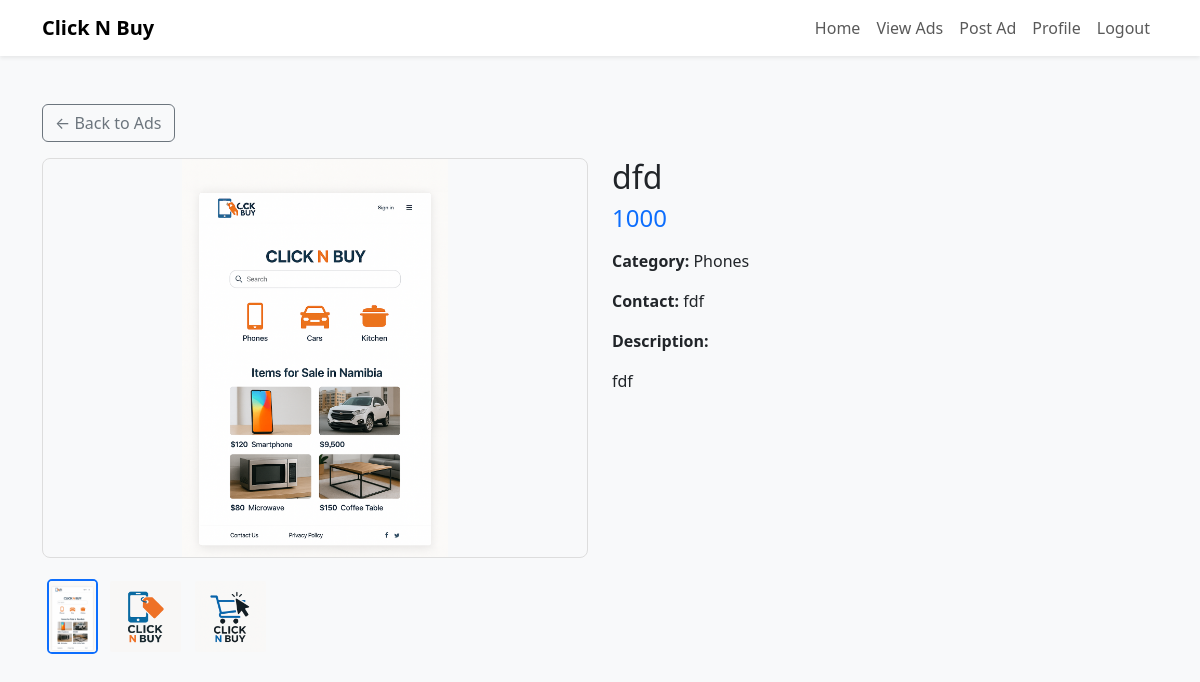
The app's page /ads/8 with its own data.
### app.py (models this page shows)
class Image(db.Model):
    id = db.Column(db.Integer, primary_key=True)
    filename = db.Column(db.String(100), nullable=False)
    ad_id = db.Column(db.Integer, db.ForeignKey('ad.id'), nullable=False)

class Ad(db.Model):
    id = db.Column(db.Integer, primary_key=True)
    title = db.Column(db.String(100))
    description = db.Column(db.Text)
    price = db.Column(db.String(50))
    category = db.Column(db.String(50))
    contact = db.Column(db.String(100))
    user_id = db.Column(db.Integer, db.ForeignKey('user.id'), nullable=False)
    images = db.relationship('Image', backref='ad', lazy=True, cascade="all, delete-orphan")

### app.py (the view)
@app.route('/ads/<int:ad_id>')
def ad_detail(ad_id):
    ad = Ad.query.get_or_404(ad_id)
    return render_template('ad_detail.html', ad=ad)

### templates/ad_detail.html (shortened to what this page needs)
<!DOCTYPE html>
<html lang="en">
<head>
  <link href="https://cdn.jsdelivr.net/npm/bootstrap@5.3.3/dist/css/bootstrap.min.css" rel="stylesheet" />
</head>
<body class="bg-light">
<nav class="navbar navbar-expand-lg navbar-light bg-white shadow-sm">
  <div class="container">
    <a class="navbar-brand fw-bold" href="{{ url_for('home') }}">Click N Buy</a>
    <div class="collapse navbar-collapse justify-content-end" id="navbarNav">
      <ul class="navbar-nav">
        <li class="nav-item"><a class="nav-link" href="{{ url_for('home') }}">Home</a></li>
        <li class="nav-item"><a class="nav-link" href="{{ url_for('show_ads') }}">View Ads</a></li>
        <li class="nav-item"><a class="nav-link" href="{{ url_for('post_ad') }}">Post Ad</a></li>
        <li class="nav-item"><a class="nav-link" href="{{ url_for('profile') }}">Profile</a></li>
        <li class="nav-item"><a class="nav-link" href="{{ url_for('logout') }}">Logout</a></li>
      </ul>
    </div>
  </div>
</nav>
<div class="container my-5">
  <a href="{{ url_for('show_ads') }}" class="btn btn-outline-secondary mb-3">&larr; Back to Ads</a>
  <div class="row">
    <div class="col-md-6 mb-4">
      {% if ad.images %}
        <img id="mainImage" src="{{ url_for('static', filename='uploads/' ~ ad.images[0].filename) }}" alt="{{ ad.title }}" class="main-image mb-3" />
        <div class="d-flex flex-wrap">
          {% for img in ad.images %}
            <img src="{{ url_for('static', filename='uploads/' ~ img.filename) }}" alt="Thumbnail" class="thumbnail {% if loop.first %}selected{% endif %}" />
          {% endfor %}
        </div>
      {% else %}
        <img src="{{ url_for('static', filename='images/no-image.png') }}" alt="No Image" class="main-image" />
      {% endif %}
    </div>
    <div class="col-md-6">
      <h2>{{ ad.title }}</h2>
      <h4 class="text-primary mb-3">{{ ad.price }}</h4>
      <p><strong>Category:</strong> {{ ad.category }}</p>
      <p><strong>Contact:</strong> {{ ad.contact }}</p>
      <p><strong>Description:</strong></p>
      <p>{{ ad.description }}</p>
    </div>
  </div>
</div>
</body>
</html>

### templates/ad_detail.html (style rules this page uses)
.main-image { width: 100%; max-height: 400px; object-fit: contain; border-radius: 8px; border: 1px solid #ddd; cursor: zoom-in; }
.thumbnail { height: 75px; width: auto; margin: 5px; border-radius: 5px; object-fit: cover; border: 2px solid transparent; cursor: pointer; transition: border-color 0.3s ease; }
.thumbnail.selected { border-color: #0d6efd; }

### records on screen
Image: filename (picture)
Image: filename (picture)
Image: filename (picture)
Ad: title "dfd", price "1000", category "Phones", contact "fdf", description "fdf"
